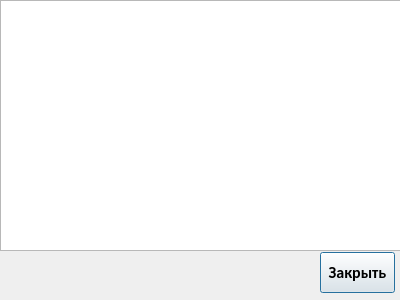
<?xml version="1.0" encoding="UTF-8"?>
<ui version="4.0">
 <class>faqDialog</class>
 <widget class="QDialog" name="faqDialog">
  <property name="geometry">
   <rect>
    <x>0</x>
    <y>0</y>
    <width>400</width>
    <height>300</height>
   </rect>
  </property>
  <property name="windowTitle">
   <string>Dialog</string>
  </property>
  <widget class="QPlainTextEdit" name="plainTextEdit">
   <property name="geometry">
    <rect>
     <x>0</x>
     <y>0</y>
     <width>401</width>
     <height>251</height>
    </rect>
   </property>
  </widget>
  <widget class="QPushButton" name="pbtnClose">
   <property name="geometry">
    <rect>
     <x>320</x>
     <y>252</y>
     <width>75</width>
     <height>41</height>
    </rect>
   </property>
   <property name="font">
    <font>
     <family>Calibri</family>
     <pointsize>12</pointsize>
     <weight>75</weight>
     <bold>true</bold>
    </font>
   </property>
   <property name="text">
    <string>Закрыть</string>
   </property>
  </widget>
 </widget>
 <resources/>
 <connections/>
</ui>
